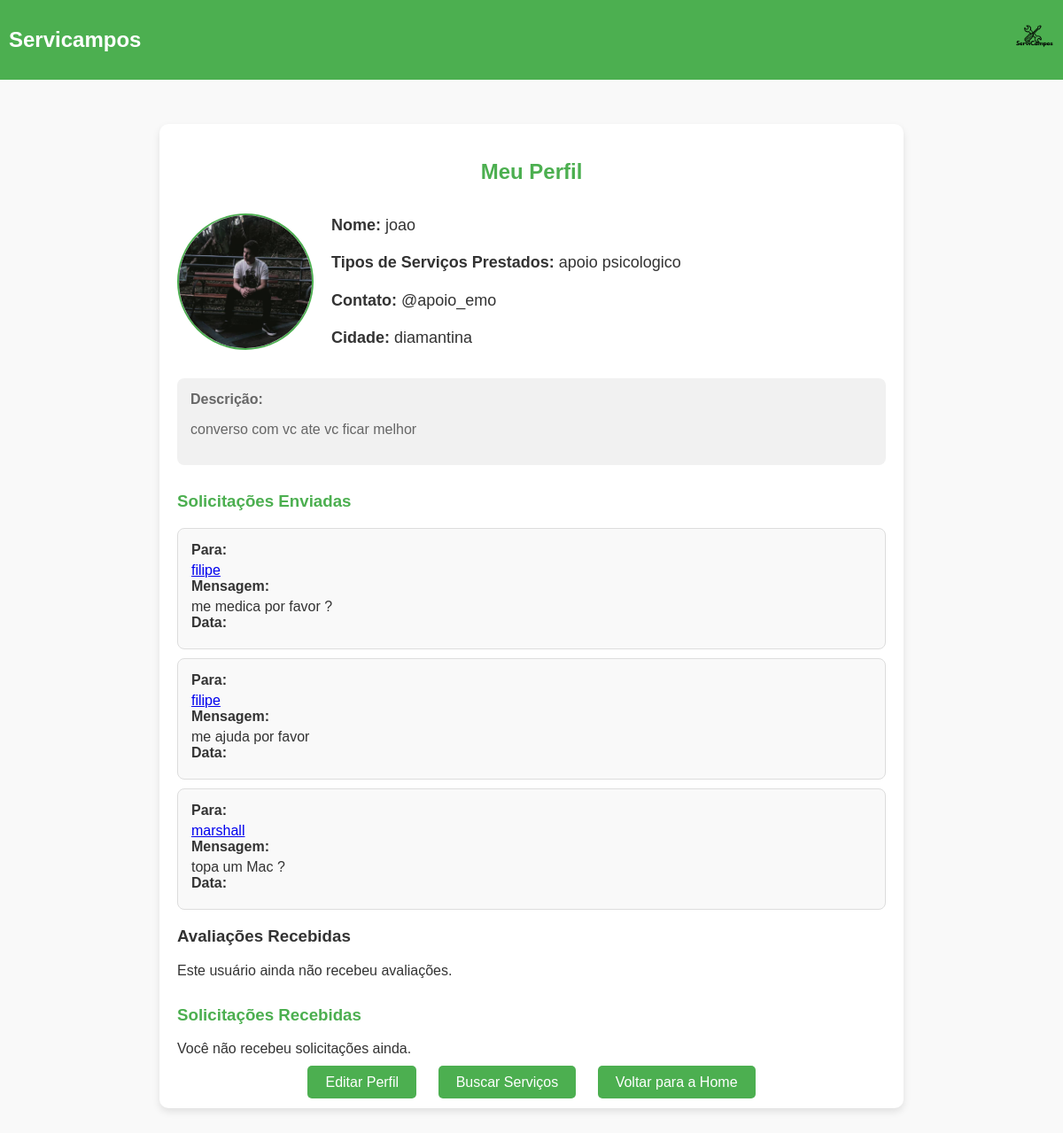
Screenshot of /usuarios/perfil/ (signed in) with the database file from the repository.
### usuarios/models.py (models this page shows, shortened)
class Perfil(models.Model):
    user = models.OneToOneField(User, on_delete=models.CASCADE)
    cidade = models.CharField(max_length=100)
    funcao = models.CharField(max_length=100)
    contato = models.CharField(max_length=100)
    foto = models.ImageField(upload_to='fotos_perfil/', default='fotos_perfil/default.png')
    descricao = models.TextField(max_length=500, blank=True)

class SolicitacaoServico(models.Model):
    cliente = models.ForeignKey(User, on_delete=models.CASCADE, related_name='solicitacoes')
    prestador = models.ForeignKey(User, on_delete=models.CASCADE, related_name='servicos')
    mensagem = models.TextField()
    data_solicitacao = models.DateTimeField(auto_now_add=True)
    status = models.CharField(
        max_length=20,
        choices=[
            ('pendente', 'Pendente'),
            ('aceito', 'Aceito'),
            ('recusado', 'Recusado'),
            ('concluido', 'Concluído'),
        ],
        default='pendente'
    )

### usuarios/views.py (the view)
# urls.py: path('perfil/', views.perfil, name='perfil'),
@login_required
def perfil(request):
    try:
        perfil = Perfil.objects.get(user=request.user)
        solicitacoes_enviadas = SolicitacaoServico.objects.filter(cliente=request.user).distinct()
        solicitacoes_recebidas = SolicitacaoServico.objects.filter(prestador=request.user).distinct()
        avaliacoes_recebidas = Avaliacao.objects.filter(prestador=request.user).order_by('-data_avaliacao')
    except Perfil.DoesNotExist:
        return render(request, 'usuarios/perfil_nao_encontrado.html')
    notas = avaliacoes_recebidas.values_list('nota', flat=True)
    return render(request, 'usuarios/perfil.html', {
        'perfil': perfil,
        'solicitacoes_enviadas': solicitacoes_enviadas,
        'solicitacoes_recebidas': solicitacoes_recebidas,
        'notas': notas,  # Passa as notas para o template
    })

### usuarios/templates/usuarios/perfil.html (shortened to what this page needs)
{% load static %}
<!DOCTYPE html>
<html lang="en">
<head>
</head>
<body>
    <header>
        <h1>Servicampos</h1>
        <img src="/static/logo.png" alt="Logo do Servicampos">
    </header>
    <main>
        <h2>Meu Perfil</h2>
        <div class="profile-details">
            <img src="{{ perfil.foto.url }}" alt="Foto de Perfil">
            <div>
                <p><strong>Nome:</strong> {{ perfil.user.username }}</p>
                <p><strong>Tipos de Serviços Prestados:</strong> {{ perfil.funcao }}</p>
                <p><strong>Contato:</strong> {{ perfil.contato }}</p>
                <p><strong>Cidade:</strong> {{ perfil.cidade }}</p>
            </div>
        </div>
        <div class="profile-description">
            <strong>Descrição:</strong>
            <p>{{ perfil.descricao }}</p>
        </div>
        <div class="solicitacoes">
            <h3>Solicitações Enviadas</h3>
            {% if solicitacoes_enviadas %}
                <ul>
                    {% for solicitacao in solicitacoes_enviadas %}
                        <li>
                            <strong>Para:</strong>
                            <a href="{% url 'perfil_detalhado' perfil_id=solicitacao.prestador.perfil.id %}">
                                {{ solicitacao.prestador.username }}
                            </a><br>
                            <strong>Mensagem:</strong> {{ solicitacao.mensagem }}<br>
                            <strong>Data:</strong> {{ solicitacao.data|date:"d/m/Y H:i" }}
                        </li>
                    {% endfor %}
                </ul>
            {% else %}
                <p>Você não enviou solicitações ainda.</p>
            {% endif %}
        </div>
        <div class="avaliacoes-recebidas">
            <h3>Avaliações Recebidas</h3>
            {% if avaliacoes %}
                <ul>
                    {% for nota in avaliacoes %}
                        <li>
                            <strong>Nota:</strong> {{ nota }}
                        </li>
                    {% endfor %}
                </ul>
            {% else %}
                <p>Este usuário ainda não recebeu avaliações.</p>
            {% endif %}
        </div>
        <div class="solicitacoes">
            <h3>Solicitações Recebidas</h3>
            {% if solicitacoes_recebidas %}
                <ul>
                    {% for solicitacao in solicitacoes_recebidas %}
                        <li>
                            <strong>De:</strong>
                            <a href="{% url 'perfil_detalhado' perfil_id=solicitacao.cliente.perfil.id %}">
                                {{ solicitacao.cliente.username }}
                            </a><br>
                            <strong>Mensagem:</strong> {{ solicitacao.mensagem }}<br>
                            <strong>Data:</strong> {{ solicitacao.data|date:"d/m/Y H:i" }}
                        </li>
                    {% endfor %}
                </ul>
            {% else %}
                <p>Você não recebeu solicitações ainda.</p>
            {% endif %}
        </div>
        <div class="actions">
            <a href="{% url 'editar_perfil' %}">Editar Perfil</a>
            <a href="{% url 'buscar_usuarios' %}">Buscar Serviços</a>
            <a href="{% url 'usuarios_home' %}">Voltar para a Home</a>
        </div>
    </main>
</body>
</html>

### usuarios/templates/usuarios/perfil.html (style rules this page uses)
body { font-family: Arial, sans-serif; margin: 0; padding: 0; background-color: #f9f9f9; color: #333; }
header { background-color: #4CAF50; color: white; padding: 20px 10px; display: flex; align-items: center; justify-content: space-between; }
header h1 { margin: 0; font-size: 24px; }
header img { height: 50px; }
main { padding: 20px; max-width: 800px; margin: 50px auto; background-color: white; border-radius: 10px; box-shadow: 0 4px 8px rgba(0, 0, 0, 0.1); }
h2 { text-align: center; color: #4CAF50; }
.profile-details { margin-top: 20px; line-height: 1.8; display: flex; align-items: center; gap: 20px; }
.profile-details img { width: 150px; height: 150px; border-radius: 50%; border: 2px solid #4CAF50; }
.profile-details div { flex: 1; }
.profile-details p { margin: 10px 0; font-size: 18px; }
.profile-details strong { color: #333; }
.profile-description { margin-top: 20px; font-size: 16px; color: #666; background-color: #f1f1f1; padding: 15px; border-radius: 8px; }
.actions { text-align: center; margin-top: 20px; }
.actions a { padding: 10px 20px; margin: 0 10px; background-color: #4CAF50; color: white; text-decoration: none; border-radius: 5px; font-size: 16px; }
.solicitacoes { margin-top: 30px; }
.solicitacoes h3 { color: #4CAF50; }
.solicitacoes ul { list-style: none; padding: 0; }
.solicitacoes li { background-color: #f9f9f9; border: 1px solid #ddd; padding: 15px; margin-bottom: 10px; border-radius: 8px; }
.solicitacoes li strong { display: block; margin-bottom: 5px; }

### rows the page displays
Perfil: foto (picture), user.username "joao", funcao "apoio psicologico", contato "@apoio_emo", cidade "diamantina", descricao "converso com vc ate vc ficar melhor"
SolicitacaoServico: prestador.username "filipe", mensagem "me medica por favor ?"
SolicitacaoServico: prestador.username "filipe", mensagem "me ajuda por favor"
SolicitacaoServico: prestador.username "marshall", mensagem "topa um Mac ?"
